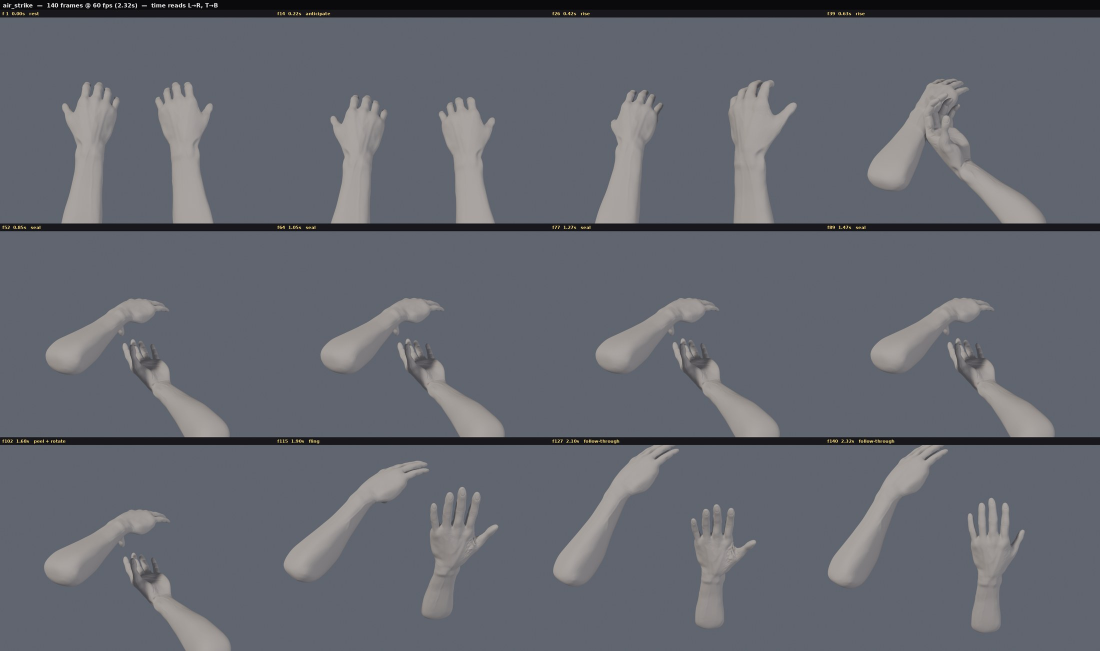
#> input picture cast_air_strike_grid.jpg, 2200 x 1302 px, given in place of tk_1_ready_fp.png, which was not available (shown at 1/2 size)
$ python montage_thrust.py
#> lines starting #> are read from the running program, lines starting #| are printed output that depends on the picture; pictures that were not available may be replaced by others from this repository, and a replacement may not be noted
# Montage the thrust key-pose renders (tools/thrust_keys.py) into the
# approval grid. Columns L->R = time (ready, drive, strike, recover);
# rows = FP (player) view, side view. Labeled, house style.
#   python3 tools/montage_thrust.py
from PIL import Image, ImageDraw, ImageFont
import os

SRC = '/mnt/c/tmp'
KEYS = ['1_ready', '2_drive', '3_strike', '4_recover']
VIEWS = [('fp', 'FP (player)'), ('side', 'side')]
CELL_W, CELL_H, PAD, HEAD = 640, 480, 6, 40
OUT = ['/home/khaled/Kore/thrust_pose_grid.jpg',
       '/mnt/c/Users/kmessai/Downloads/thrust_pose_grid.jpg']


def font(size):
    for p in ('/usr/share/fonts/truetype/dejavu/DejaVuSans-Bold.ttf',
              '/usr/share/fonts/truetype/dejavu/DejaVuSans.ttf'):
        if os.path.exists(p):
            return ImageFont.truetype(p, size)
    return ImageFont.load_default()


W = PAD + len(KEYS) * (CELL_W + PAD)
H = HEAD + len(VIEWS) * (CELL_H + HEAD + PAD)
grid = Image.new('RGB', (W, H), (24, 26, 32))
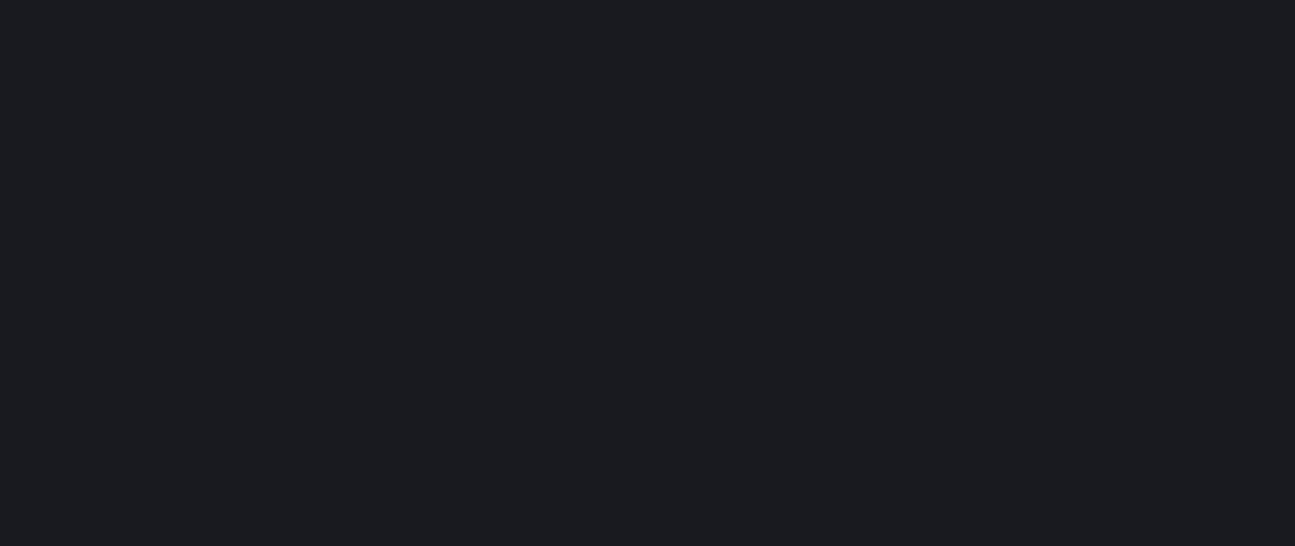
#> grid: PIL image 2590x1092 RGB (shown at 1/2 size); mean R, G, B 24, 26, 32
draw = ImageDraw.Draw(grid)
f_big, f_small = font(26), font(20)
draw.text((PAD, 8), 'THRUST — key poses (wristed rig, in-line rapier grip, '
          '2-DOF wrist)', font=f_big, fill=(235, 230, 220))

for r, (view, vlabel) in enumerate(VIEWS):
    y = HEAD + r * (CELL_H + HEAD + PAD)
    for c, key in enumerate(KEYS):
        x = PAD + c * (CELL_W + PAD)
        img = Image.open(f'{SRC}/tk_{key}_{view}.png').resize(
            (CELL_W, CELL_H), Image.LANCZOS)
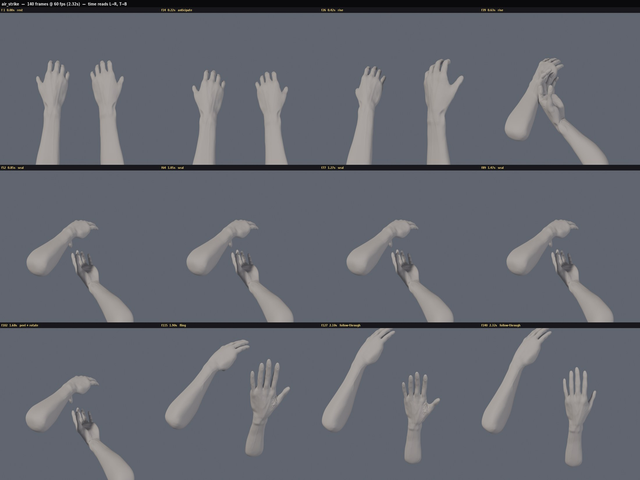
#> img: PIL image 640x480 RGB; mean R, G, B 100.6, 103.3, 112
        grid.paste(img, (x, y + HEAD - PAD))
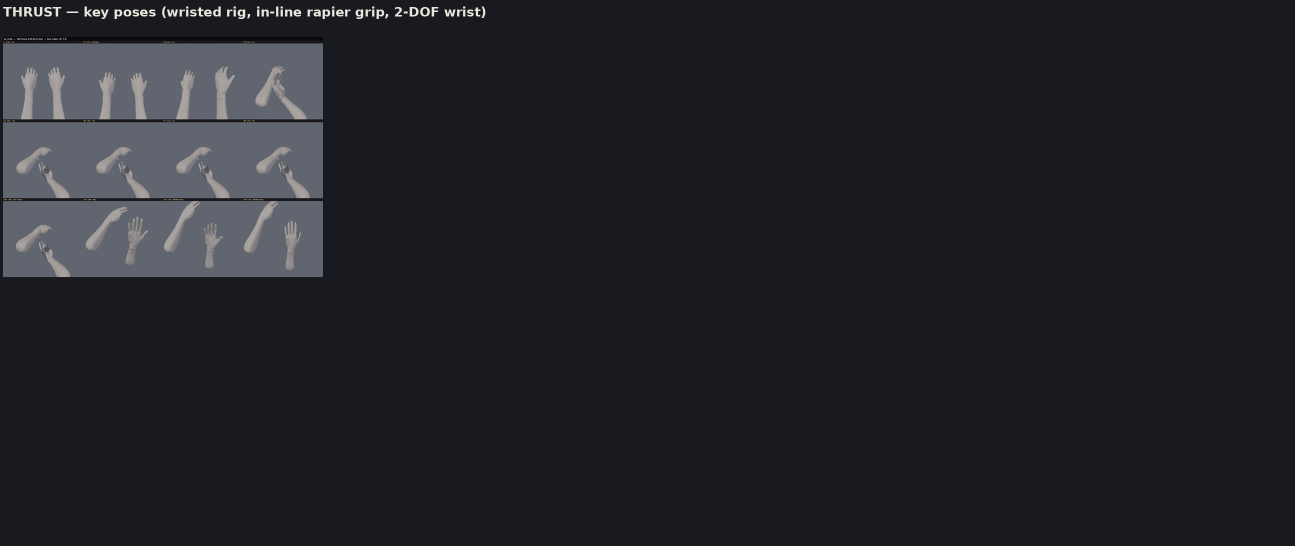
#> grid: PIL image 2590x1092 RGB (shown at 1/2 size); mean R, G, B 32.8, 34.9, 41.2
#> (the run stopped early here; a loop or call above may not have finished)

$ run again, on cast_earth_strike_grid.jpg
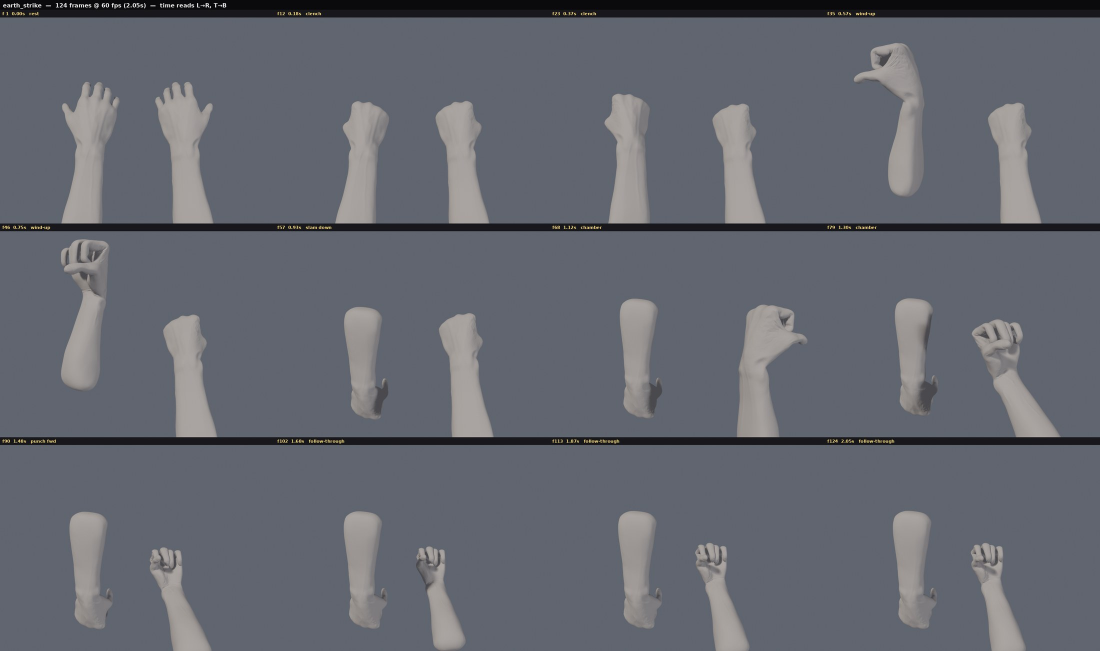
#> input picture cast_earth_strike_grid.jpg, 2200 x 1302 px, given in place of tk_1_ready_fp.png, which was not available (shown at 1/2 size)
#> `img = Image.open(f'{SRC}/tk_{key}_{view}.png').resize( (CELL_W, CELL_H..`:
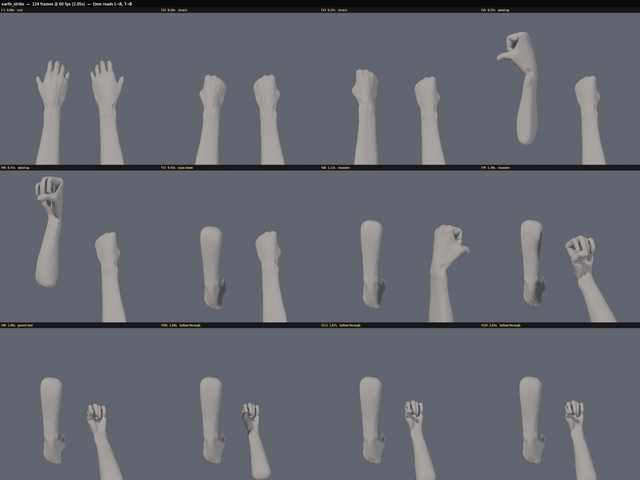
#> img: PIL image 640x480 RGB; mean R, G, B 100.6, 103.3, 112.1
#> `grid.paste(img, (x, y + HEAD - PAD))`:
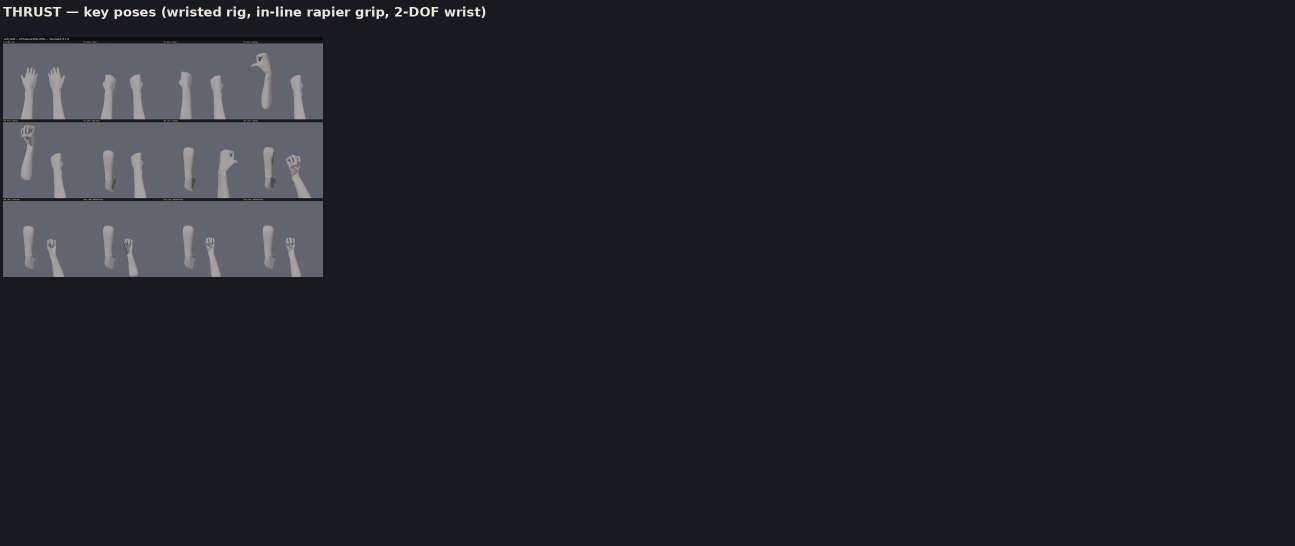
#> grid: PIL image 2590x1092 RGB (shown at 1/2 size); mean R, G, B 32.8, 34.9, 41.2

$ run again, on cast_fire_strike_grid.jpg
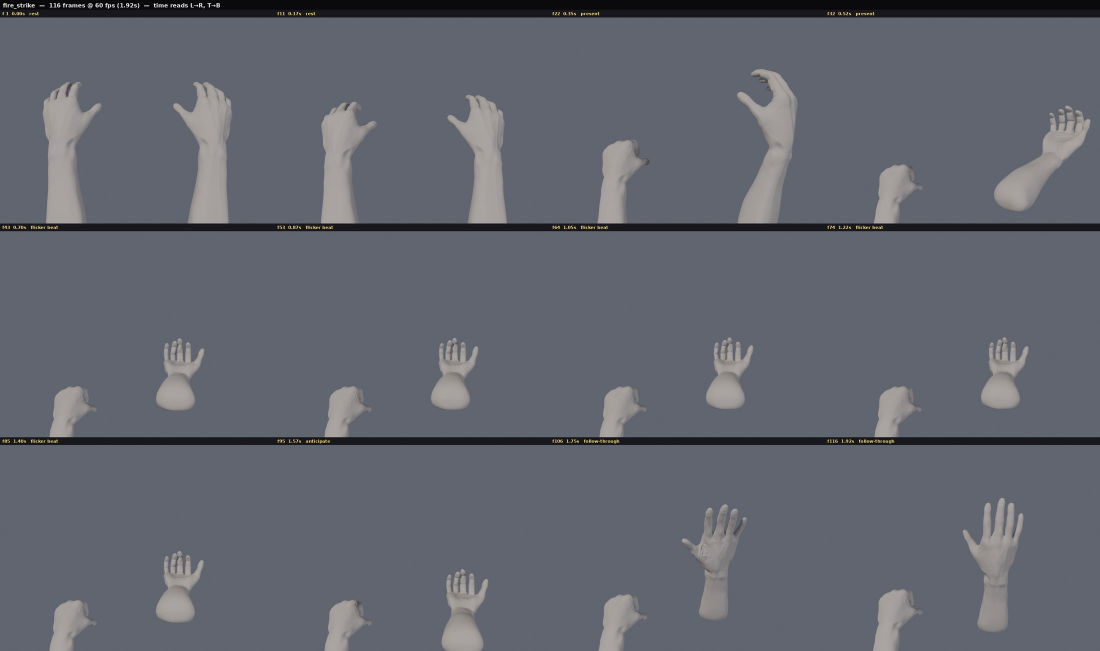
#> input picture cast_fire_strike_grid.jpg, 2200 x 1302 px, given in place of tk_1_ready_fp.png, which was not available (shown at 1/2 size)
#> `img = Image.open(f'{SRC}/tk_{key}_{view}.png').resize( (CELL_W, CELL_H..`:
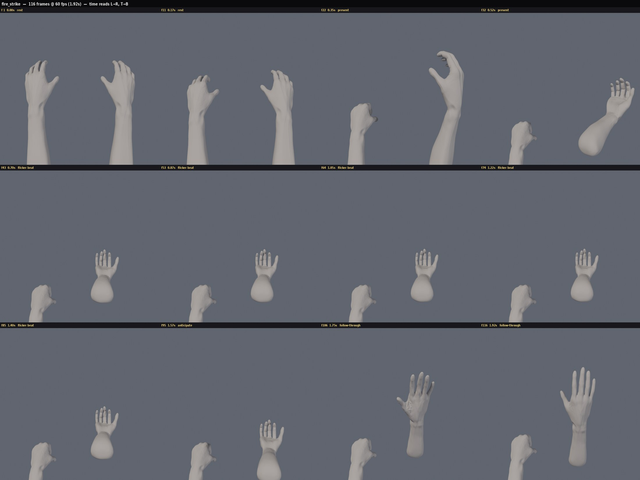
#> img: PIL image 640x480 RGB; mean R, G, B 98.3, 101.4, 110.7
#> `grid.paste(img, (x, y + HEAD - PAD))`:
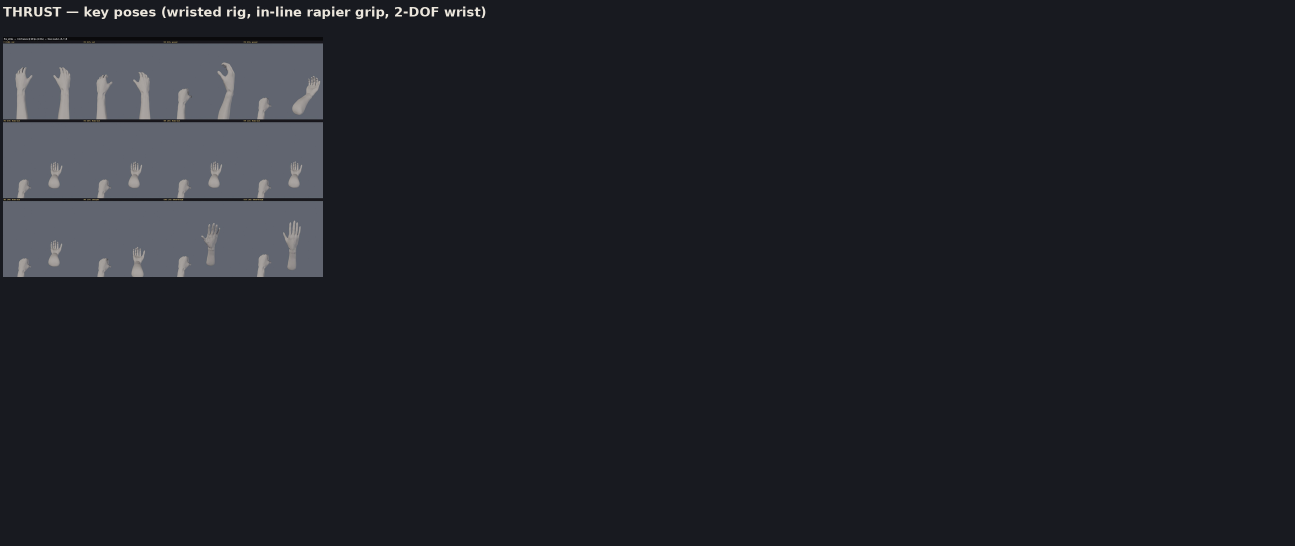
#> grid: PIL image 2590x1092 RGB (shown at 1/2 size); mean R, G, B 32.6, 34.7, 41
